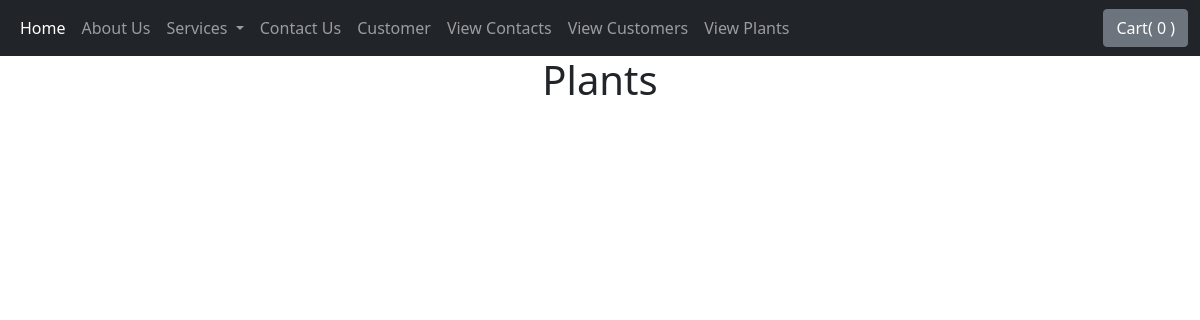
/, run on an earlier commit of the app's database.
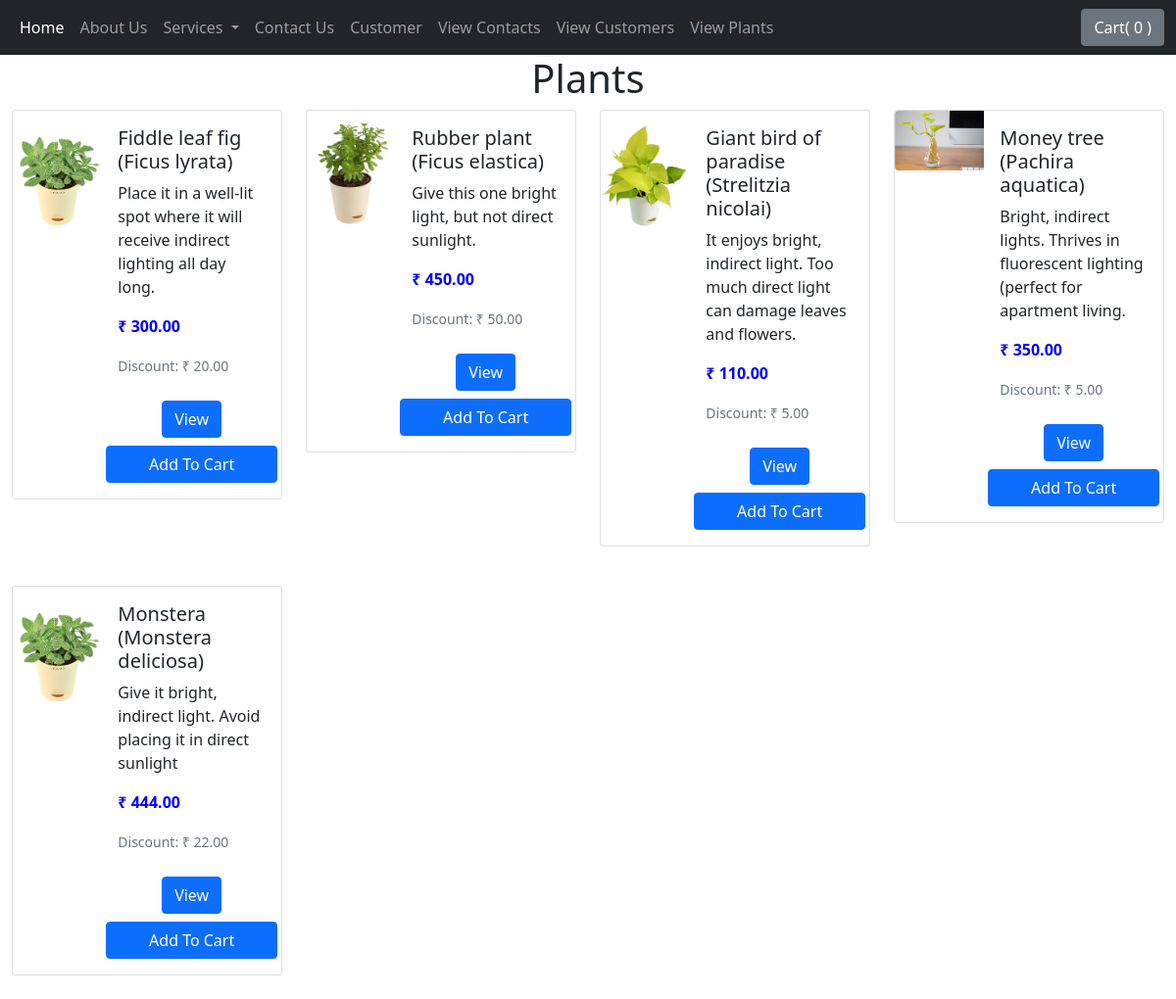
And on a later commit of the database.
### home/models.py (models this page shows, shortened)
class Plant(models.Model):#https://greatist.com/health/types-of-indoor-plants#small-indoor-plants
    plants_name  = (
        ('Money tree (Pachira aquatica)', 'Money tree (Pachira aquatica)'),
        ('Fiddle leaf fig (Ficus lyrata)', 'Fiddle leaf fig (Ficus lyrata)'),
        ('Rubber plant (Ficus elastica)', 'Rubber plant (Ficus elastica)'),#
        ('Giant bird of paradise (Strelitzia nicolai)', 'Giant bird of paradise (Strelitzia nicolai)'),
        ('Monstera (Monstera deliciosa)', 'Monstera (Monstera deliciosa)')
    )
    availablety  = (('Yes', 'Yes'),('No', 'No'))
    indoor_outdoor  = (('Indoor', 'Indoor'),('Outdoor', 'Outdoor'),('B', 'Both'))
    plant_category = models.CharField(max_length=50, choices=indoor_outdoor)
    id = models.AutoField(primary_key=True)
    plant_name = models.CharField(max_length=50, choices=plants_name, default="")
    plant_available = models.CharField(max_length=50, choices=availablety, default="No")
    plant_subcategory = models.CharField(max_length=50, choices=indoor_outdoor)
    plant_age = models.CharField(max_length=200)
    plant_desc = models.CharField(max_length=500, default="")
    plant_price= models.DecimalField(max_digits=10, decimal_places=2, default="")
    plant_discount_price= models.DecimalField(max_digits=10, decimal_places=2, default="0.0")
    plant_stars = models.IntegerField( default="0")
    date = models.DateField()
    plant_image= models.ImageField(upload_to="plants/images", default="")

### home/views.py (the view)
# urls.py: path("", views.index, name='index'),
def index(request):
    if request.method == "GET":
        data = Plant.objects.all()
        params = {'data': data}
    return render(request, 'plants_listing.html', params)

### templates/plants_listing.html (shortened to what this page needs)
{% extends 'base.html' %}
{% block body %}
<center>
    <h1>Plants</h1>
  </center>
  <div class='container-fluid my-2'>
  <div class="row row-cols-1 row-cols-md-4 g-4">
    {% for k in data  %}
    <div class="col">
        <div class="card mb-3" style="max-width: 540px;">
            <div class="row g-0">
              <div class="col-md-4">
                <img src="{{ k.plant_image.url}}" class="img-fluid rounded-start" {vertical-align:text-bottom}>
              </div>
              <div class="col-md-8">
                <div class="card-body">
                  <h5 class="card-title">{{k.plant_name}}</h5>
                  <p class="card-text">{{k.plant_desc}}</p>
                  <p></span><span style="color:blue;font-weight:bold">₹ {{k.plant_price}}</span></p>
                  <p class="card-text"><small class="text-muted">Discount: ₹ {{k.plant_discount_price}}</small></p>
                  <center>
                    <div class="row">
                      <a  href="/products/{{k.id}}"><button id="qv{{k.id}}" class="btn btn-primary cart my-2">View</button></a>
                    <button id="pr{{k.id}}" class="btn btn-primary cart">Add To Cart</button>
                </div>
            </center>
                </div>
              </div>
            </div>
          </div>
  </div>
      {% endfor %}
{% endblock body %}

### templates/base.html (shortened to what this page needs)
<!doctype html>
<html lang="en">
  <head>
    <link href="https://cdn.jsdelivr.net/npm/bootstrap@5.1.3/dist/css/bootstrap.min.css" rel="stylesheet">
  </head>
  <body>
      <nav class="navbar navbar-expand-lg navbar-dark bg-dark">
        <div class="container-fluid">
          <div class="collapse navbar-collapse" id="navbarSupportedContent">
            <ul class="navbar-nav me-auto mb-2 mb-lg-0">
              <li class="nav-item">
                <a class="nav-link active" aria-current="page" href="/">Home</a>
              </li>
              <li class="nav-item">
                <a class="nav-link" href="/about">About Us</a>
              </li>
              <li class="nav-item dropdown">
                <a class="nav-link dropdown-toggle" href="#" id="navbarDropdown" role="button" data-bs-toggle="dropdown" aria-expanded="false">
                  Services
                </a>
              </li>
              <li class="nav-item">
                <a class="nav-link" href="/contact">Contact Us</a>
              </li>
              <li class="nav-item">
                <a class="nav-link" href="/customer">Customer</a>
              </li>
              <li class="nav-item">
                <a class="nav-link" href="/view_database">View Contacts</a>
              </li>
              <li class="nav-item">
                <a class="nav-link" href="/view_customers">View Customers</a>
              </li>
              <li class="nav-item">
                <a class="nav-link" href="/view_plants">View Plants</a>
              </li>
            </ul>
            <a type="button" class="btn btn-secondary" id="popcart" data-bs-container="body" data-bs-toggle="popover" data-bs-placement="bottom" data-bs-content="Bottom popover">
              Cart(<span id="cart"> 0 </span>)
            </a>
          </div>
        </div>
      </nav>
    {% block body  %}{% endblock body  %}
  </body>
</html>

What changed in the data, as far as the page shows it:
added Plant: plant_image (picture), plant_name "Fiddle leaf fig (Ficus lyrata)", plant_desc "Place it in a well-lit spot where it will receive indirect lighting all day long.", plant_price "300.00", plant_discount_price "20.00"
added Plant: plant_image (picture), plant_name "Rubber plant (Ficus elastica)", plant_desc "Give this one bright light, but not direct sunlight.", plant_price "450.00", plant_discount_price "50.00"
added Plant: plant_image (picture), plant_name "Giant bird of paradise (Strelitzia nicolai)", plant_desc "It enjoys bright, indirect light. Too much direct light can damage leaves and flowers.", plant_price "110.00", plant_discount_price "5.00"
added Plant: plant_image (picture), plant_name "Money tree (Pachira aquatica)", plant_desc "Bright, indirect lights. Thrives in fluorescent lighting (perfect for apartment living.", plant_price "350.00", plant_discount_price "5.00"
added Plant: plant_image (picture), plant_name "Monstera (Monstera deliciosa)", plant_desc "Give it bright, indirect light. Avoid placing it in direct sunlight", plant_price "444.00", plant_discount_price "22.00"
